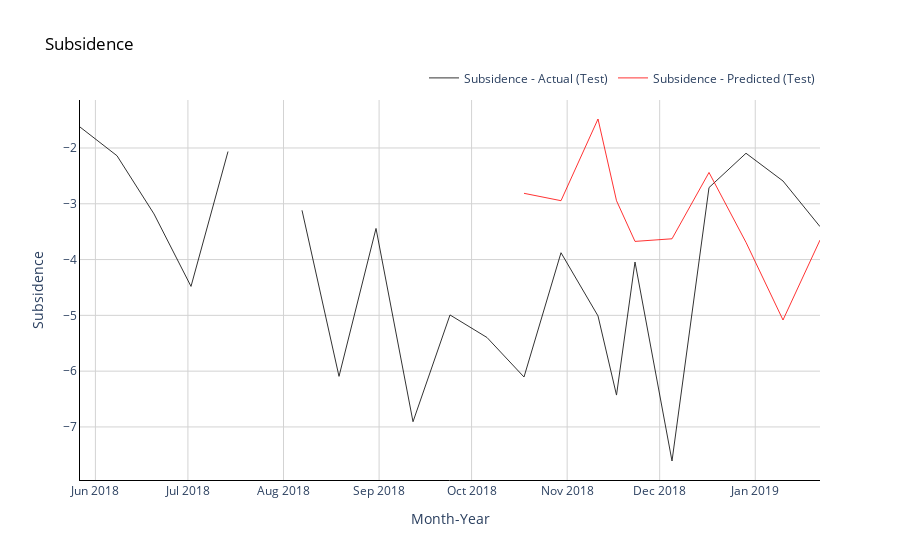

The code cell stored with this chart in its notebook:
### Code cell
# Plot average monthly temperatures (actual and predicted) for test (out of time) data
fig = go.Figure()

#Trace for actual temperatures
fig.add_trace(go.Scatter(x=np.array(df_test.columns),
                         y=np.array(df_test.values).flatten(),
                         mode='lines',
                         name='Subsidence - Actual (Test)',
                         opacity=0.8,
                         line=dict(color='black', width=1)
                        ))

# Trace for predicted temperatures
fig.add_trace(go.Scatter(x=np.array(df_test.columns[-timestep:]),
                         y=pred_test.flatten(),
                         mode='lines',
                         name='Subsidence - Predicted (Test)',
                         opacity=0.8,
                         line=dict(color='red', width=1)
                        ))

# Change chart background color
fig.update_layout(dict(plot_bgcolor = 'white'))

# Update axes lines
fig.update_xaxes(showgrid=True, gridwidth=1, gridcolor='lightgrey', 
                 zeroline=True, zerolinewidth=1, zerolinecolor='lightgrey', 
                 showline=True, linewidth=1, linecolor='black',
                 title='Month-Year'
                )

fig.update_yaxes(showgrid=True, gridwidth=1, gridcolor='lightgrey', 
                 zeroline=True, zerolinewidth=1, zerolinecolor='lightgrey', 
                 showline=True, linewidth=1, linecolor='black',
                 title='Subsidence'
                )

# Set figure title
fig.update_layout(title=dict(text="Subsidence", font=dict(color='black')),
                  legend=dict(orientation="h", yanchor="bottom", y=1.02, xanchor="right", x=1)
                 )
fig.show()

### Figure 1 — Plotly figure (JSON) as saved in the notebook; plotly's stock layout.template omitted (floating-point values rounded to 4 significant figures)
{"data": [{"line": {"color": "black", "width": 1}, "mode": "lines", "name": "Subsidence - Actual (Test)", "opacity": 0.8, "type": "scatter", "x": ["2018-05-27T00:00:00.000000000", "2018-06-08T00:00:00.000000000", "2018-06-20T00:00:00.000000000", "2018-07-02T00:00:00.000000000", "2018-07-14T00:00:00.000000000", "2018-07-26T00:00:00.000000000", "2018-08-07T00:00:00.000000000", "2018-08-19T00:00:00.000000000", "2018-08-31T00:00:00.000000000", "2018-09-12T00:00:00.000000000", "2018-09-24T00:00:00.000000000", "2018-10-06T00:00:00.000000000", "2018-10-18T00:00:00.000000000", "2018-10-30T00:00:00.000000000", "2018-11-11T00:00:00.000000000", "2018-11-17T00:00:00.000000000", "2018-11-23T00:00:00.000000000", "2018-12-05T00:00:00.000000000", "2018-12-17T00:00:00.000000000", "2018-12-29T00:00:00.000000000", "2019-01-10T00:00:00.000000000", "2019-01-22T00:00:00.000000000"], "y": [-1.624, -2.139, -3.182, -4.481, -2.063, null, -3.117, -6.093, -3.442, -6.906, -4.992, -5.397, -6.105, -3.877, -5.011, -6.429, -4.043, -7.61, -2.71, -2.094, -2.592, -3.409]}, {"line": {"color": "red", "width": 1}, "mode": "lines", "name": "Subsidence - Predicted (Test)", "opacity": 0.8, "type": "scatter", "x": ["2018-10-18T00:00:00.000000000", "2018-10-30T00:00:00.000000000", "2018-11-11T00:00:00.000000000", "2018-11-17T00:00:00.000000000", "2018-11-23T00:00:00.000000000", "2018-12-05T00:00:00.000000000", "2018-12-17T00:00:00.000000000", "2018-12-29T00:00:00.000000000", "2019-01-10T00:00:00.000000000", "2019-01-22T00:00:00.000000000"], "y": [-2.813, -2.945, -1.48, -2.945, -3.674, -3.627, -2.439, -3.692, -5.083, -3.65, -4.842, -4.469, -0.7875, -3.662, -4.035, -4.397, -3.258, -3.319, -4.576, -3.374, -4.191, -0.222, -3.886, -4.22, -3.959, -4.828, -3.51, -2.88, -3.516, -2.093]}], "layout": {"legend": {"orientation": "h", "x": 1, "xanchor": "right", "y": 1.02, "yanchor": "bottom"}, "plot_bgcolor": "white", "title": {"font": {"color": "black"}, "text": "Subsidence"}, "xaxis": {"gridcolor": "lightgrey", "gridwidth": 1, "linecolor": "black", "linewidth": 1, "showgrid": true, "showline": true, "title": {"text": "Month-Year"}, "zeroline": true, "zerolinecolor": "lightgrey", "zerolinewidth": 1}, "yaxis": {"gridcolor": "lightgrey", "gridwidth": 1, "linecolor": "black", "linewidth": 1, "showgrid": true, "showline": true, "title": {"text": "Subsidence"}, "zeroline": true, "zerolinecolor": "lightgrey", "zerolinewidth": 1}}}
